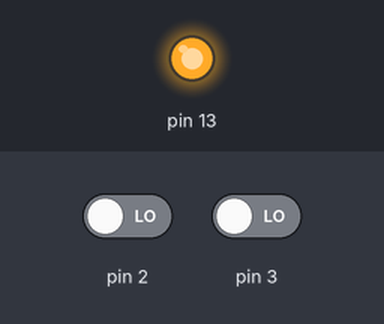
Bench run of a sketch on a simulated Arduino Uno, built with avr-gcc and run on an emulated ATmega328P. Shown: output pins drawn as LEDs (lit = HIGH). The inputs (shaded band) are chosen by the test bench; at power-on: pin 3 LOW, pin 2 LOW.

Above: at 1.2 s.
1.3 s: pin 3 driven HIGH
At 2.5 s:
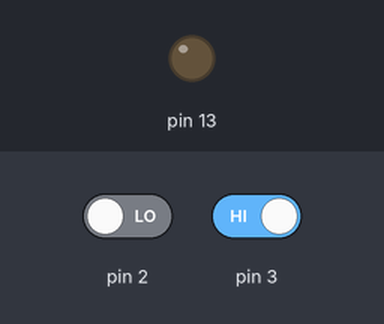
2.8 s: pin 2 driven HIGH
At 3.7 s:
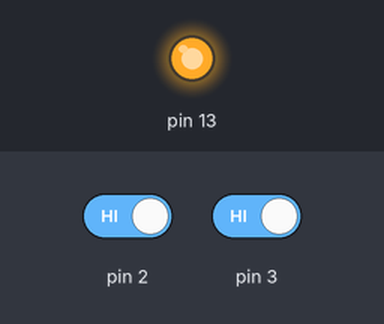
Timing chart, 0 to 5.8 s (numbered marks = the images above; inputs shaded):
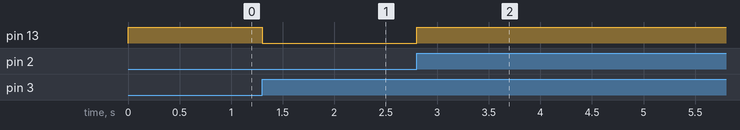

Measured:
- after the input at 1.3 s, pin 13: HIGH → LOW at once
- after the input at 2.8 s, pin 13: LOW → HIGH at once

The sketch:

External_Interrupts.ino
```cpp
// EXTERNAL INTRRUPTS PROGRAM FOR ARDUINO
// Register level program for External interrupts
// This project is design by Prince Kumar Kushwaha
/*
Steps for design the Program:
-> Enable the GIE (Global Enterrupts Enable) bit.
-> Enable the required external interrupts for the corresponding.
-> Set the Edge Select for External interrupts.
-> Implement the interrupt handler.*/

void setup() {
  // put your setup code here, to run once:
  DDRB |= (1<<DDB5); //  PB5 = O/P

  //Enanble the GIE
  SREG |= (1<<7);

  //We can also use the inbuit function for the set the SREG register.
  sei();

  //Enable the required External Interrups from the corresponding register.
  EIMSK |= (1<<INT0) | (1<<INT1);

  //Set the edge select external interrupt
  EICRA |= (1<<ISC10) | (1<<ISC11) | (1<<ISC00) | (1<<ISC01);

}

void loop() {
  // put your main code here, to run repeatedly:

}

//IMPLEMENT THE INTERRUPT HANDLER
ISR(INT0_vect) {
  PORTB |= (1<<PB5);
}

ISR(INT1_vect){
  PORTB &= ~(1<<PB5);
}
```
